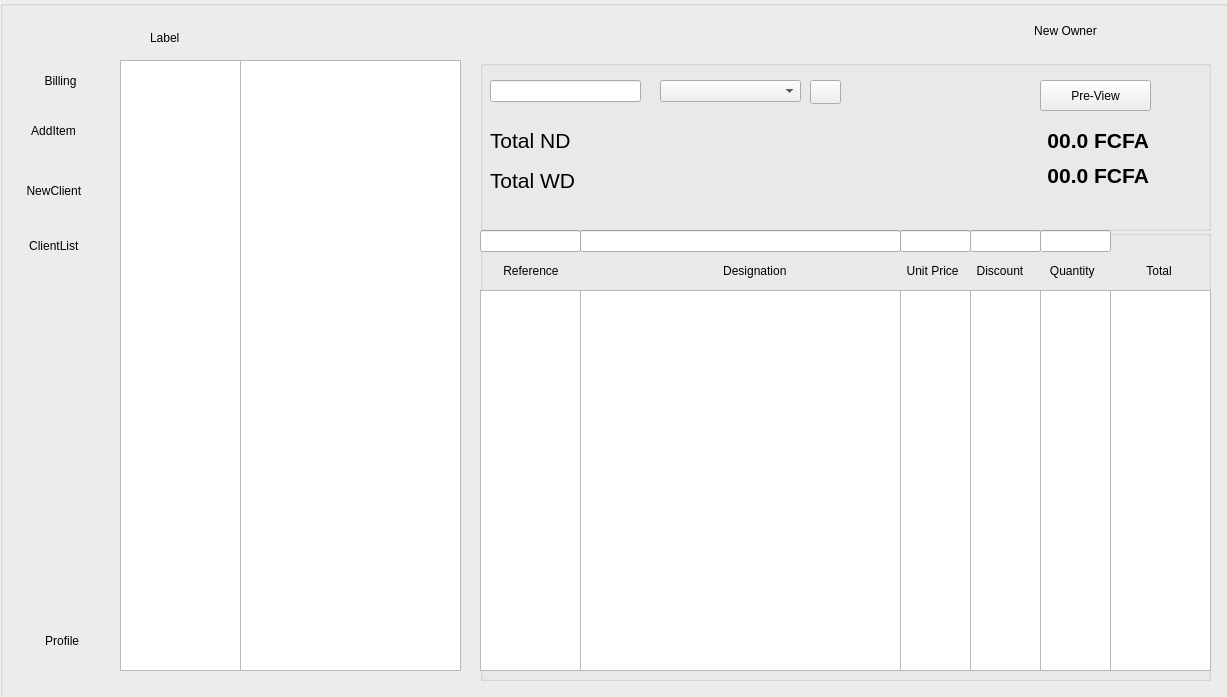
<?xml version="1.0" encoding="UTF-8"?>
<ui version="4.0">
 <class>Facturation</class>
 <widget class="QDialog" name="Facturation">
  <property name="geometry">
   <rect>
    <x>0</x>
    <y>0</y>
    <width>1227</width>
    <height>697</height>
   </rect>
  </property>
  <property name="windowTitle">
   <string>Dialog</string>
  </property>
  <widget class="QGroupBox" name="groupBox_6">
   <property name="geometry">
    <rect>
     <x>0</x>
     <y>0</y>
     <width>1231</width>
     <height>701</height>
    </rect>
   </property>
   <property name="title">
    <string/>
   </property>
   <widget class="QGroupBox" name="groupBox_2">
    <property name="geometry">
     <rect>
      <x>0</x>
      <y>40</y>
      <width>111</width>
      <height>641</height>
     </rect>
    </property>
    <property name="styleSheet">
     <string notr="true">border: none;</string>
    </property>
    <property name="title">
     <string/>
    </property>
    <widget class="QPushButton" name="pushButton_3">
     <property name="geometry">
      <rect>
       <x>0</x>
       <y>70</y>
       <width>101</width>
       <height>41</height>
      </rect>
     </property>
     <property name="styleSheet">
      <string notr="true">border: none;</string>
     </property>
     <property name="text">
      <string>  AddItem</string>
     </property>
    </widget>
    <widget class="QPushButton" name="pushButton_7">
     <property name="geometry">
      <rect>
       <x>0</x>
       <y>130</y>
       <width>101</width>
       <height>41</height>
      </rect>
     </property>
     <property name="styleSheet">
      <string notr="true">border: none;</string>
     </property>
     <property name="text">
      <string>  NewClient</string>
     </property>
    </widget>
    <widget class="QPushButton" name="pushButton_9">
     <property name="geometry">
      <rect>
       <x>0</x>
       <y>190</y>
       <width>101</width>
       <height>31</height>
      </rect>
     </property>
     <property name="styleSheet">
      <string notr="true">border: none;</string>
     </property>
     <property name="text">
      <string>  ClientList</string>
     </property>
    </widget>
    <widget class="QPushButton" name="pushButton_12">
     <property name="geometry">
      <rect>
       <x>10</x>
       <y>560</y>
       <width>101</width>
       <height>81</height>
      </rect>
     </property>
     <property name="styleSheet">
      <string notr="true">border: none;</string>
     </property>
     <property name="text">
      <string> Profile</string>
     </property>
    </widget>
    <widget class="QPushButton" name="pushButton_13">
     <property name="geometry">
      <rect>
       <x>10</x>
       <y>20</y>
       <width>91</width>
       <height>41</height>
      </rect>
     </property>
     <property name="styleSheet">
      <string notr="true">
border: none;</string>
     </property>
     <property name="text">
      <string>   Billing</string>
     </property>
    </widget>
    <widget class="Line" name="line_4">
     <property name="geometry">
      <rect>
       <x>10</x>
       <y>230</y>
       <width>81</width>
       <height>20</height>
      </rect>
     </property>
     <property name="orientation">
      <enum>Qt::Orientation::Horizontal</enum>
     </property>
    </widget>
   </widget>
   <widget class="QGroupBox" name="groupBox_3">
    <property name="geometry">
     <rect>
      <x>0</x>
      <y>680</y>
      <width>1231</width>
      <height>20</height>
     </rect>
    </property>
    <property name="styleSheet">
     <string notr="true">border: none;</string>
    </property>
    <property name="title">
     <string/>
    </property>
   </widget>
   <widget class="QGroupBox" name="groupBox_4">
    <property name="geometry">
     <rect>
      <x>0</x>
      <y>0</y>
      <width>1231</width>
      <height>51</height>
     </rect>
    </property>
    <property name="styleSheet">
     <string notr="true">border: none;</string>
    </property>
    <property name="title">
     <string/>
    </property>
    <widget class="QPushButton" name="pushButton_11">
     <property name="geometry">
      <rect>
       <x>1180</x>
       <y>20</y>
       <width>31</width>
       <height>31</height>
      </rect>
     </property>
     <property name="styleSheet">
      <string notr="true">border: none;</string>
     </property>
     <property name="text">
      <string/>
     </property>
    </widget>
    <widget class="QPushButton" name="pushButton_4">
     <property name="geometry">
      <rect>
       <x>1010</x>
       <y>10</y>
       <width>111</width>
       <height>41</height>
      </rect>
     </property>
     <property name="text">
      <string>New Owner</string>
     </property>
    </widget>
    <widget class="QPushButton" name="pushButton_5">
     <property name="geometry">
      <rect>
       <x>1140</x>
       <y>20</y>
       <width>31</width>
       <height>31</height>
      </rect>
     </property>
     <property name="styleSheet">
      <string notr="true">border: none;</string>
     </property>
     <property name="text">
      <string/>
     </property>
    </widget>
    <widget class="QLabel" name="label_11">
     <property name="geometry">
      <rect>
       <x>150</x>
       <y>30</y>
       <width>49</width>
       <height>16</height>
      </rect>
     </property>
     <property name="text">
      <string>Label</string>
     </property>
    </widget>
    <widget class="QGroupBox" name="groupBox_7">
     <property name="geometry">
      <rect>
       <x>-10</x>
       <y>-20</y>
       <width>1241</width>
       <height>31</height>
      </rect>
     </property>
     <property name="title">
      <string/>
     </property>
    </widget>
    <zorder>label_11</zorder>
    <zorder>pushButton_11</zorder>
    <zorder>pushButton_4</zorder>
    <zorder>pushButton_5</zorder>
    <zorder>groupBox_7</zorder>
   </widget>
   <widget class="QGroupBox" name="groupBox">
    <property name="geometry">
     <rect>
      <x>480</x>
      <y>230</y>
      <width>731</width>
      <height>451</height>
     </rect>
    </property>
    <property name="title">
     <string/>
    </property>
    <widget class="QLabel" name="label">
     <property name="geometry">
      <rect>
       <x>0</x>
       <y>20</y>
       <width>101</width>
       <height>41</height>
      </rect>
     </property>
     <property name="text">
      <string>       Reference</string>
     </property>
    </widget>
    <widget class="QLabel" name="label_2">
     <property name="geometry">
      <rect>
       <x>100</x>
       <y>20</y>
       <width>321</width>
       <height>41</height>
      </rect>
     </property>
     <property name="text">
      <string>                                           Designation</string>
     </property>
    </widget>
    <widget class="QLabel" name="label_3">
     <property name="geometry">
      <rect>
       <x>420</x>
       <y>20</y>
       <width>71</width>
       <height>41</height>
      </rect>
     </property>
     <property name="text">
      <string>  Unit Price</string>
     </property>
    </widget>
    <widget class="QLabel" name="label_4">
     <property name="geometry">
      <rect>
       <x>490</x>
       <y>20</y>
       <width>71</width>
       <height>41</height>
      </rect>
     </property>
     <property name="text">
      <string>  Discount</string>
     </property>
    </widget>
    <widget class="QLabel" name="label_5">
     <property name="geometry">
      <rect>
       <x>560</x>
       <y>20</y>
       <width>71</width>
       <height>41</height>
      </rect>
     </property>
     <property name="text">
      <string>   Quantity</string>
     </property>
    </widget>
    <widget class="QLabel" name="label_6">
     <property name="geometry">
      <rect>
       <x>630</x>
       <y>20</y>
       <width>101</width>
       <height>41</height>
      </rect>
     </property>
     <property name="text">
      <string>           Total</string>
     </property>
    </widget>
    <widget class="QLineEdit" name="lineEdit">
     <property name="geometry">
      <rect>
       <x>0</x>
       <y>0</y>
       <width>101</width>
       <height>22</height>
      </rect>
     </property>
     <property name="text">
      <string/>
     </property>
    </widget>
    <widget class="QLineEdit" name="lineEdit_2">
     <property name="geometry">
      <rect>
       <x>100</x>
       <y>0</y>
       <width>321</width>
       <height>22</height>
      </rect>
     </property>
    </widget>
    <widget class="QLineEdit" name="lineEdit_3">
     <property name="geometry">
      <rect>
       <x>420</x>
       <y>0</y>
       <width>71</width>
       <height>22</height>
      </rect>
     </property>
    </widget>
    <widget class="QLineEdit" name="lineEdit_4">
     <property name="geometry">
      <rect>
       <x>490</x>
       <y>0</y>
       <width>71</width>
       <height>22</height>
      </rect>
     </property>
    </widget>
    <widget class="QLineEdit" name="lineEdit_5">
     <property name="geometry">
      <rect>
       <x>560</x>
       <y>0</y>
       <width>71</width>
       <height>22</height>
      </rect>
     </property>
    </widget>
    <widget class="QPushButton" name="pushButton_2">
     <property name="geometry">
      <rect>
       <x>630</x>
       <y>0</y>
       <width>101</width>
       <height>21</height>
      </rect>
     </property>
     <property name="styleSheet">
      <string notr="true">border:none;</string>
     </property>
     <property name="text">
      <string/>
     </property>
    </widget>
    <widget class="QListView" name="listView">
     <property name="geometry">
      <rect>
       <x>0</x>
       <y>60</y>
       <width>101</width>
       <height>381</height>
      </rect>
     </property>
    </widget>
    <widget class="QListView" name="listView_2">
     <property name="geometry">
      <rect>
       <x>100</x>
       <y>60</y>
       <width>321</width>
       <height>381</height>
      </rect>
     </property>
    </widget>
    <widget class="QListView" name="listView_3">
     <property name="geometry">
      <rect>
       <x>420</x>
       <y>60</y>
       <width>71</width>
       <height>381</height>
      </rect>
     </property>
    </widget>
    <widget class="QListView" name="listView_4">
     <property name="geometry">
      <rect>
       <x>490</x>
       <y>60</y>
       <width>71</width>
       <height>381</height>
      </rect>
     </property>
    </widget>
    <widget class="QListView" name="listView_5">
     <property name="geometry">
      <rect>
       <x>560</x>
       <y>60</y>
       <width>71</width>
       <height>381</height>
      </rect>
     </property>
    </widget>
    <widget class="QListView" name="listView_6">
     <property name="geometry">
      <rect>
       <x>630</x>
       <y>60</y>
       <width>101</width>
       <height>381</height>
      </rect>
     </property>
    </widget>
    <widget class="Line" name="line">
     <property name="geometry">
      <rect>
       <x>-17</x>
       <y>-50</y>
       <width>20</width>
       <height>601</height>
      </rect>
     </property>
     <property name="orientation">
      <enum>Qt::Orientation::Vertical</enum>
     </property>
    </widget>
    <widget class="QPushButton" name="pushButton">
     <property name="geometry">
      <rect>
       <x>70</x>
       <y>0</y>
       <width>31</width>
       <height>21</height>
      </rect>
     </property>
     <property name="styleSheet">
      <string notr="true">border:none;</string>
     </property>
     <property name="text">
      <string/>
     </property>
    </widget>
   </widget>
   <widget class="QListView" name="listView_13">
    <property name="geometry">
     <rect>
      <x>120</x>
      <y>60</y>
      <width>121</width>
      <height>611</height>
     </rect>
    </property>
   </widget>
   <widget class="QGroupBox" name="groupBox_5">
    <property name="geometry">
     <rect>
      <x>480</x>
      <y>60</y>
      <width>731</width>
      <height>171</height>
     </rect>
    </property>
    <property name="title">
     <string/>
    </property>
    <widget class="QLabel" name="label_8">
     <property name="geometry">
      <rect>
       <x>10</x>
       <y>110</y>
       <width>101</width>
       <height>21</height>
      </rect>
     </property>
     <property name="font">
      <font>
       <pointsize>16</pointsize>
      </font>
     </property>
     <property name="text">
      <string>Total WD</string>
     </property>
    </widget>
    <widget class="QComboBox" name="comboBox">
     <property name="geometry">
      <rect>
       <x>180</x>
       <y>20</y>
       <width>141</width>
       <height>22</height>
      </rect>
     </property>
    </widget>
    <widget class="QLabel" name="label_10">
     <property name="geometry">
      <rect>
       <x>550</x>
       <y>60</y>
       <width>161</width>
       <height>41</height>
      </rect>
     </property>
     <property name="font">
      <font>
       <family>Segoe UI</family>
       <pointsize>16</pointsize>
       <italic>false</italic>
       <bold>true</bold>
      </font>
     </property>
     <property name="styleSheet">
      <string notr="true">font: 700 16pt &quot;Segoe UI&quot;;</string>
     </property>
     <property name="text">
      <string>   00.0 FCFA</string>
     </property>
    </widget>
    <widget class="QPushButton" name="pushButton_8">
     <property name="geometry">
      <rect>
       <x>330</x>
       <y>20</y>
       <width>31</width>
       <height>24</height>
      </rect>
     </property>
     <property name="text">
      <string/>
     </property>
    </widget>
    <widget class="QLabel" name="label_9">
     <property name="geometry">
      <rect>
       <x>10</x>
       <y>70</y>
       <width>101</width>
       <height>21</height>
      </rect>
     </property>
     <property name="font">
      <font>
       <pointsize>16</pointsize>
      </font>
     </property>
     <property name="text">
      <string>Total ND</string>
     </property>
    </widget>
    <widget class="QPushButton" name="pushButton_6">
     <property name="geometry">
      <rect>
       <x>560</x>
       <y>20</y>
       <width>111</width>
       <height>31</height>
      </rect>
     </property>
     <property name="text">
      <string>Pre-View</string>
     </property>
    </widget>
    <widget class="QLabel" name="label_7">
     <property name="geometry">
      <rect>
       <x>550</x>
       <y>100</y>
       <width>161</width>
       <height>31</height>
      </rect>
     </property>
     <property name="font">
      <font>
       <family>Segoe UI</family>
       <pointsize>16</pointsize>
       <italic>false</italic>
       <bold>true</bold>
      </font>
     </property>
     <property name="styleSheet">
      <string notr="true">font: 700 16pt &quot;Segoe UI&quot;;</string>
     </property>
     <property name="text">
      <string>   00.0 FCFA</string>
     </property>
    </widget>
    <widget class="QLineEdit" name="lineEdit_6">
     <property name="geometry">
      <rect>
       <x>10</x>
       <y>20</y>
       <width>151</width>
       <height>22</height>
      </rect>
     </property>
    </widget>
   </widget>
   <widget class="QListView" name="listView_14">
    <property name="geometry">
     <rect>
      <x>240</x>
      <y>60</y>
      <width>221</width>
      <height>611</height>
     </rect>
    </property>
   </widget>
  </widget>
 </widget>
 <resources/>
 <connections/>
</ui>
